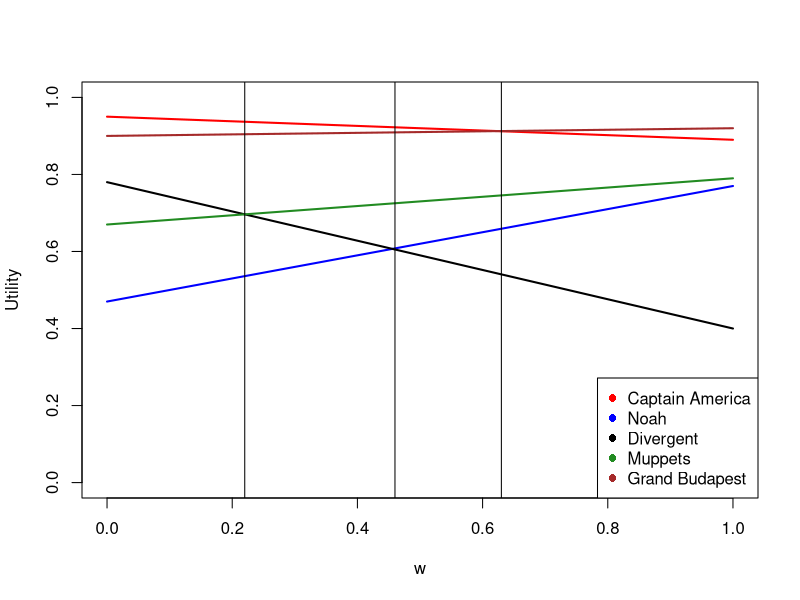

Source code (R): (Note: this script raises an error after producing the figure.)
# set up workspace
setwd('~/github/cs590cm/project/data')
library(doBy)

# load data
movies = as.data.frame(matrix(NA, nrow=5, ncol=3))
colnames(movies) = c("name", "critics", "audience")

movies[1,] = c("Captain America", 0.89, 0.95)
movies[2,] = c("Noah",            0.77, 0.47)
movies[3,] = c("Divergent",       0.40, 0.78)
movies[4,] = c("Muppets",         0.79, 0.67)
movies[5,] = c("Grand Budapest",  0.92, 0.90)
movies$critics = as.numeric(movies$critics)
movies$audience = as.numeric(movies$audience)

w = seq(from=0, to=1, by=0.01)
utils = as.data.frame(matrix(NA, nrow=101, ncol=6))
colnames(utils) = c("w", movies[,1])
utils$w = w
head(utils)
tail(utils)
for(i in 1:nrow(movies)){
  m = movies$name[i]
  critics = movies$critics[i]
  audience = movies$audience[i]
  util = w*critics + (1-w)*audience
  utils[ , m] = util
}
head(utils)
tail(utils)

# plot helpers
myColors = c('red', 'blue', 'black', 'forestgreen', 'brown')
first = utils$w[which(utils[,4]-utils[,5]<=0.0001 & utils[,4]-utils[,5]>=-0.0001)]
second = utils$w[which(utils[,3]-utils[,4]<=0.01 & utils[,3]-utils[,4]>=-0.001)][1]
third = utils$w[which(utils[,2]-utils[,6]<=0.001 & utils[,2]-utils[,6]>=-0.001)][2]

plot(utils$w, utils[,2], # capt-america
    type='l',
    col=myColors[1],
    lwd=2,
    ylim=c(0,1),
    xlab = "w",
    ylab = "Utility"
  )
for(j in 3:6){
  lines(utils$w, utils[,j], lwd=2, col=myColors[j-1])
}
# add vertical lines where utils cross
abline(v=first)
abline(v=second)
abline(v=third)
legend('bottomright',
    col=myColors,
    legend=movies$name,
    pch=16
  )


# pathological case
myColors = c("#e41a1c", "#377eb8", "#4daf4a", "#984ea3")
fakeMovies = as.data.frame(matrix(NA, nrow=4, ncol=3))
colnames(fakeMovies) = c("name", "critics", "audience")
fakeMovies[1,] = c("A", 0.00, 0.60)
fakeMovies[2,] = c("B", 0.45, 0.45)
fakeMovies[3,] = c("C", 0.70, 0.20)
fakeMovies[4,] = c("D", x,    0.00)
fakeMovies$critics = as.numeric(fakeMovies$critics)
fakeMovies$audience = as.numeric(fakeMovies$audience)

fakeUtils = as.data.frame(matrix(NA, nrow=101, ncol=5))
colnames(fakeUtils) = c("w", fakeMovies[,1])
fakeUtils$w = w
for(i in 1:nrow(fakeMovies)){
  m = fakeMovies$name[i]
  critics = fakeMovies$critics[i]
  audience = fakeMovies$audience[i]
  util = w*critics + (1-w)*audience
  fakeUtils[ , m] = util
}
head(fakeUtils)
tail(fakeUtils)

setwd('~/github/cs590cm/graphics')
pdf("fakeUtils.pdf")
plot(fakeUtils$w, fakeUtils[,2], 
    type='l',
    col=myColors[1],
    lwd=2,
    ylim=c(0,1),
    xlab = "w",
    ylab = "Utility"
  )
for(j in 3:5){
  lines(fakeUtils$w, fakeUtils[,j], lwd=2, col=myColors[j-1])
}
# add vertical lines where utils cross
abline(v=0.25, lty=2)
abline(v=0.50, lty=2)
abline(v=0.75, lty=2)
legend('topleft',
    col=myColors,
    legend=fakeMovies$name,
    pch=16
  )
dev.off()


